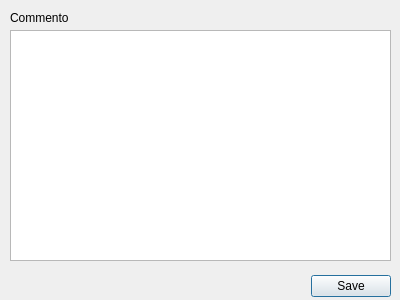
<?xml version="1.0" encoding="UTF-8"?>
<ui version="4.0">
 <class>Commenti_Dettaglio</class>
 <widget class="QDialog" name="Commenti_Dettaglio">
  <property name="geometry">
   <rect>
    <x>0</x>
    <y>0</y>
    <width>400</width>
    <height>300</height>
   </rect>
  </property>
  <property name="minimumSize">
   <size>
    <width>400</width>
    <height>300</height>
   </size>
  </property>
  <property name="maximumSize">
   <size>
    <width>400</width>
    <height>300</height>
   </size>
  </property>
  <property name="windowTitle">
   <string>Commento</string>
  </property>
  <property name="windowIcon">
   <iconset>
    <normaloff>Icone/inbox_film.ico</normaloff>Icone/inbox_film.ico</iconset>
  </property>
  <widget class="QDialogButtonBox" name="buttonBox">
   <property name="geometry">
    <rect>
     <x>50</x>
     <y>270</y>
     <width>341</width>
     <height>32</height>
    </rect>
   </property>
   <property name="orientation">
    <enum>Qt::Horizontal</enum>
   </property>
   <property name="standardButtons">
    <set>QDialogButtonBox::Save</set>
   </property>
  </widget>
  <widget class="QLabel" name="label">
   <property name="geometry">
    <rect>
     <x>10</x>
     <y>10</y>
     <width>101</width>
     <height>16</height>
    </rect>
   </property>
   <property name="text">
    <string>Commento</string>
   </property>
  </widget>
  <widget class="QPlainTextEdit" name="eTesto">
   <property name="geometry">
    <rect>
     <x>10</x>
     <y>30</y>
     <width>381</width>
     <height>231</height>
    </rect>
   </property>
  </widget>
 </widget>
 <tabstops>
  <tabstop>eTesto</tabstop>
  <tabstop>buttonBox</tabstop>
 </tabstops>
 <resources/>
 <connections>
  <connection>
   <sender>buttonBox</sender>
   <signal>accepted()</signal>
   <receiver>Commenti_Dettaglio</receiver>
   <slot>accept()</slot>
   <hints>
    <hint type="sourcelabel">
     <x>248</x>
     <y>254</y>
    </hint>
    <hint type="destinationlabel">
     <x>157</x>
     <y>274</y>
    </hint>
   </hints>
  </connection>
  <connection>
   <sender>buttonBox</sender>
   <signal>rejected()</signal>
   <receiver>Commenti_Dettaglio</receiver>
   <slot>reject()</slot>
   <hints>
    <hint type="sourcelabel">
     <x>316</x>
     <y>260</y>
    </hint>
    <hint type="destinationlabel">
     <x>286</x>
     <y>274</y>
    </hint>
   </hints>
  </connection>
 </connections>
</ui>
